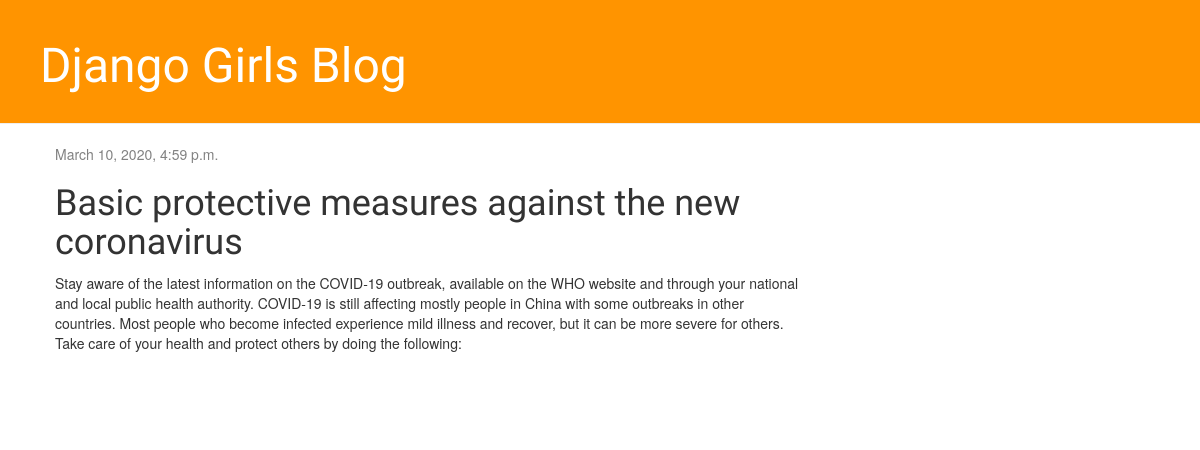
Screenshot of /post/3/ with the database file from the repository.
### blog/models.py (models this page shows, shortened)
class Post(models.Model):
    author = models.ForeignKey(settings.AUTH_USER_MODEL, on_delete=models.CASCADE)
    title = models.CharField(max_length=200)
    text = models.TextField()
    created_date = models.DateTimeField(
            default=timezone.now)
    published_date = models.DateTimeField(
            blank=True, null=True)

### blog/views.py (the view)
# urls.py: path('post/<int:pk>/', views.post_detail, name='post_detail'),
def post_detail(request, pk):
    post = get_object_or_404(Post, pk=pk)
    return render(request, 'blog/post_detail.html', {'post': post})

### blog/templates/blog/post_detail.html (shortened to what this page needs)
{% extends 'blog/base.html' %}
{% block content %}
    <div class="post">
        {% if post.published_date %}
            <div class="date">
                {{ post.published_date }}
            </div>
        {% endif %}
        <h1>{{ post.title }}</h1>
        <p>{{ post.text|linebreaksbr }}</p>
    </div>
{% endblock %}

### blog/static/css/blog.css (style rules this page uses)
h1, h2, h3, h4 { font-family: 'Lobster', cursive; }
.date { color: #828282; }
.post { margin-bottom: 70px; }

### rows the page displays
Post: published_date "March 10, 2020, 4:59 p.m.", title "Basic protective measures against the new coronavirus", text "Stay aware of the latest information on the COVID-19 outbreak, available on the WHO website and through your national and local public health authority. COVID-19 is still affecting mostly people in China with some outbreaks in other countries. Most people who become infected experience mild illness and recover, but it can be more severe for others. Take care of your health and protect others by doing the following:"
